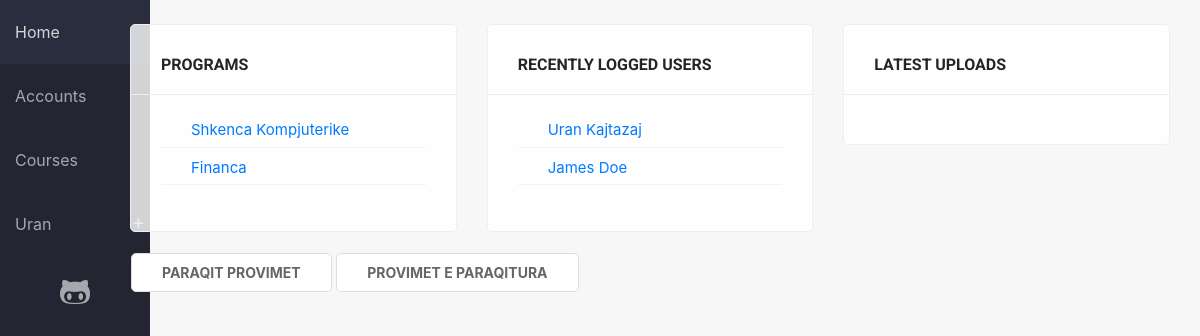
The app's page / (signed in), older data.
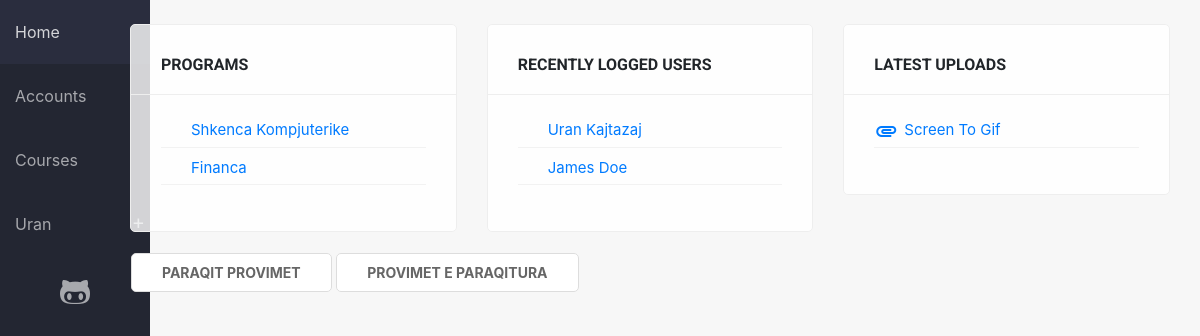
The same page, newer data.
### sems/models.py (models this page shows, shortened)
class Program(models.Model):
    name = models.CharField(max_length=150)
    summary = models.TextField(null=True, blank=True)

class Student(models.Model):
    user = models.OneToOneField(User, on_delete=models.CASCADE, null=True)
    first_name = models.CharField(max_length=100, null=True)
    last_name = models.CharField(max_length=100, null=True)
    picture = models.ImageField(null=True, blank=True, default='no-img.png')
    website = models.URLField(max_length=100, null=True, blank=True)
    email = models.EmailField(max_length=100, null=True)
    program = models.ForeignKey(Program, on_delete=models.SET_NULL, null=True)
    country = models.ForeignKey(State, on_delete=models.SET_NULL, null=True)
    city = models.CharField(max_length=100, null=True)
    course = models.ManyToManyField(Course, related_name='course', blank=True)
    course_teacher = models.ManyToManyField(Course, related_name='course_teacher', blank=True)
    viti = models.IntegerField(choices=YEARS, default=1)
    semester = models.IntegerField(choices=SEMESTER, default=1)
    level = models.CharField(max_length=100, choices=LEVELS, default=1)

class Upload(models.Model):
    name = models.CharField(max_length=100)
    course = models.ForeignKey(Course, on_delete=models.CASCADE)
    file = models.FileField(upload_to='files/', validators=[FileExtensionValidator(['pdf', 'docx', 'doc', 'xls', 'xlsx', 'ppt', 'pptx', 'zip', 'rar', '7zip'])])
    upload_time = models.DateTimeField(default=datetime.now, null=True)
    def __str__(self):
        return str(self.file)[6:]

### sems/views.py (the view)
# urls.py: re_path(r'^$', views.home_view, name='home'),
def home_view(request):
    uploads = Upload.objects.all().order_by('-upload_time')[:5]
    programs = Program.objects.all()
    users = User.objects.all().order_by('-last_login')[:5]
    news = New.objects.all().order_by('-create_date')[:3]
    if request.user.is_authenticated:
        return render (
            request, 'home.html', {'uploads': uploads, 'programs': programs, 'users': users, 'news': news},
        )
    else:
        return redirect('login')

### sems/templates/home.html (shortened to what this page needs)
{% extends 'base_generic.html' %}
{% block content %}
<div class="container">
    <div class="row">
        {% if news %}
                    {% load static %}
        {% endif %}
        <div class="col-md-4 col-sm-6 col-xs-12">
            <div class="card-box">
                <h6>Programs</h6>
                <ul class="list-unstyled">
                    {% for program in programs %}
                    <a href="{% url 'program_single' pk=program.pk %}"><li>{{ program.name }}</li></a>
                    {% endfor %}
                </ul>
            </div>
        </div>
        <div class="col-md-4 col-sm-6 col-xs-12">
            <div class="card-box">
                <h6>Recently logged users</h6>
                <ul class="list-unstyled">
                    {% for user in users %}
                    <a href="{% url 'student_detail' pk=user.student.pk %}"><li>{{ user.student.first_name }} {{ user.student.last_name }}</li></a>
                    {% endfor %}
                </ul>
            </div>
        </div>
        <div class="col-md-4 col-sm-6 col-xs-12">
            <div class="card-box">
                <h6>Latest uploads</h6>
                {% load static %}
                <ul class="list-unstyled">
                    {% for upload in uploads %}
                    <li><a href="{% url 'course_detail' pk=upload.course.pk %}" title="{{ upload }}"><i class="material-icons">attachment</i> {{ upload.name }}</a></li>
                    {% endfor %}
                </ul>
            </div>
        </div>
        <div class="col-md-12 col-xs-12">
            <div class="empty-box">
                <a href="{% url 'provimet' %}" class="btn btn-primary">Paraqit provimet</a>
                <a href="{% url 'provimet_paraqitura' %}" class="btn btn-primary">Provimet e paraqitura</a>
            </div>
        </div>
    </div>
</div>
{% endblock %}

### sems/templates/base_generic.html (shortened to what this page needs)
{% load static %}
<html>
<head>
    <link rel="stylesheet" href="https://use.fontawesome.com/releases/v5.0.12/css/all.css">
    <link rel="stylesheet" href="{% static 'css/bootstrap.min.css' %}">
    <link rel="stylesheet" href="{% static 'css/main.css' %}">
    <link rel="stylesheet" href="{% static 'fonts/fontawesome-all.min.css' %}">
</head>
<body>
    <div class="wrapper">
        <div class="container-fluid">
            <div class="row">
                <div class="no-padding col-md-1 col-sm-4">
                    <header>
                        <nav>
                            {% url 'home' as hom %} {% url 'students' as acc %} {% url 'programs' as prog %} {% url 'login' as log %} {% url 'student_detail' pk=user.student.pk as sd %}
                            <a href="{% url 'home' %}" {% if request.path == hom %} class="active" {% endif %}>Home</a>
                            <a href="{% url 'students' %}" {% if request.path == acc %} class="active" {% endif %}>Accounts</a>
                            <a href="{% url 'programs' %}" {% if request.path == prog %} class="active" {% endif %}>Courses</a>
                            <div>
                                {% if not user.is_authenticated %}
                                <a href="{% url 'login' %}" {% if request.path == log %} class="active" {% endif %}>Login</a> {% else %}
                                <div class="dd">
                                    <a {% if request.path == sd %} class="active" {% endif %}>{{ user.student.first_name }}</a>
                                </div>
                                {% endif %}
                            </div>
                            <a href="https://github.com/urankajtazaj/SEMS" class="text-center" title="View on GitHub" target="_blank"><i class="fab fa-github-alt fa-2x"></i></a>
                        </nav>
                    </header>
                </div>
                <div class="col-md-11 col-sm-8">
                    <br>
                    {% block content %} {% endblock %}
                </div>
            </div>
        </div>
    </div>
</body>
</html>

Row changes from the older to the newer data that the page shows:
added Upload: name "Screen To Gif"
